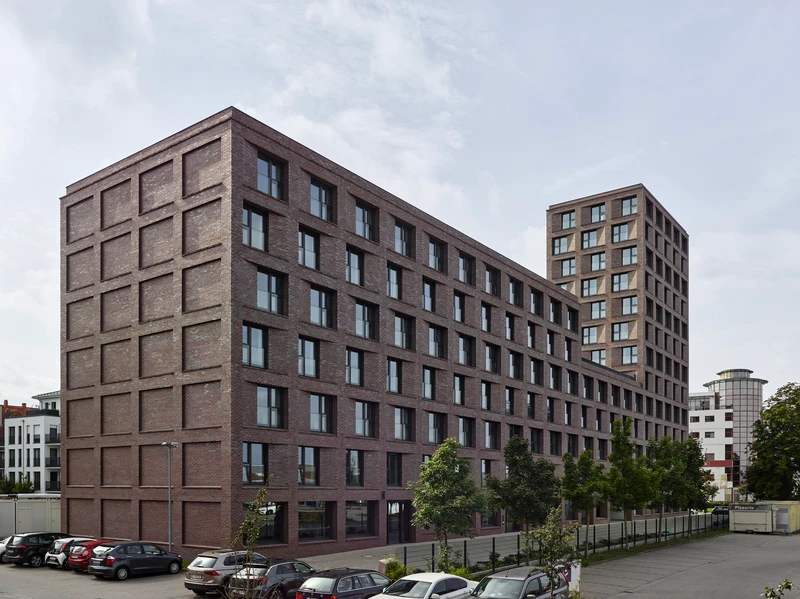
#> input picture Days/OpenCV_Images/day19.png, 800 x 599 px
$ python Day19.py
#> lines starting #> are read from the running program, lines starting #| are printed output that depends on the picture
import cv2 as cv
import numpy as np

img = cv.imread(r"day19.png")
#> img is the input picture: shape (599, 800, 3); mean B, G, R 137.7, 134.4, 135.7
#cv.imshow("Image", img)

gray = cv.cvtColor(img , cv.COLOR_BGR2GRAY)
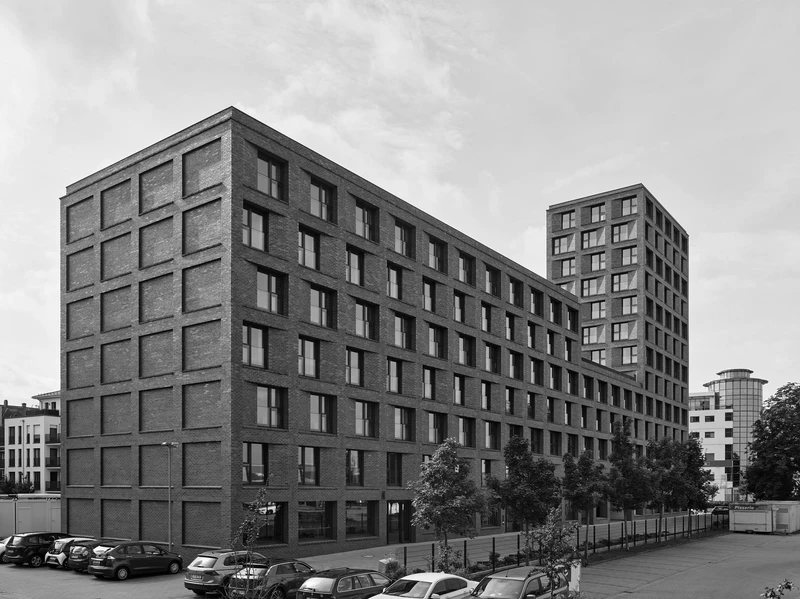
#> gray: shape (599, 800); min 0, max 255, mean 135.2
cv.imshow("Gray", gray)

# Laplacian Method
'''
lap = cv.Laplacian(gray, cv.CV_64F)
lap = np.uint8(np.absolute(lap))
cv.imshow("Laplacian", lap)
'''

# Sobel Method
'''
sobel_x = cv.Sobel(gray, cv.CV_64F, 1, 0)
sobel_y = cv.Sobel(gray, cv.CV_64F, 0, 1)
# cv.imshow("Sobel X", sobel_x)
# cv.imshow("Sobel Y", sobel_y)

combined_sobel = cv.bitwise_or(sobel_x, sobel_y)
combined_sobel = np.uint8(np.absolute(combined_sobel))
cv.imshow("COmbined_sobel", combined_sobel)
'''

# Canny Method
'''
edges = cv.Canny(gray, threshold1 = 50 , threshold2 = 300)
cv.imshow("Canny_Image", edges)
'''

cv.waitKey(0)

$ run again, with Days/OpenCV_Images/red.png copied over Days/OpenCV_Images/day19.png
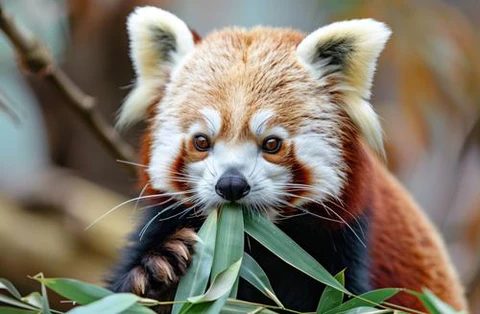
#> input picture Days/OpenCV_Images/red.png, 480 x 314 px
#> img is the input picture: shape (314, 480, 3); mean B, G, R 104, 118.7, 128
#> `gray = cv.cvtColor(img , cv.COLOR_BGR2GRAY)`:
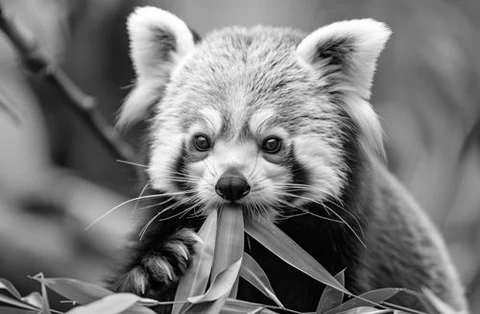
#> gray: shape (314, 480); min 0, max 255, mean 119.8

$ run again, with Days/OpenCV_Images/img1.jpg saved as Days/OpenCV_Images/day19.png
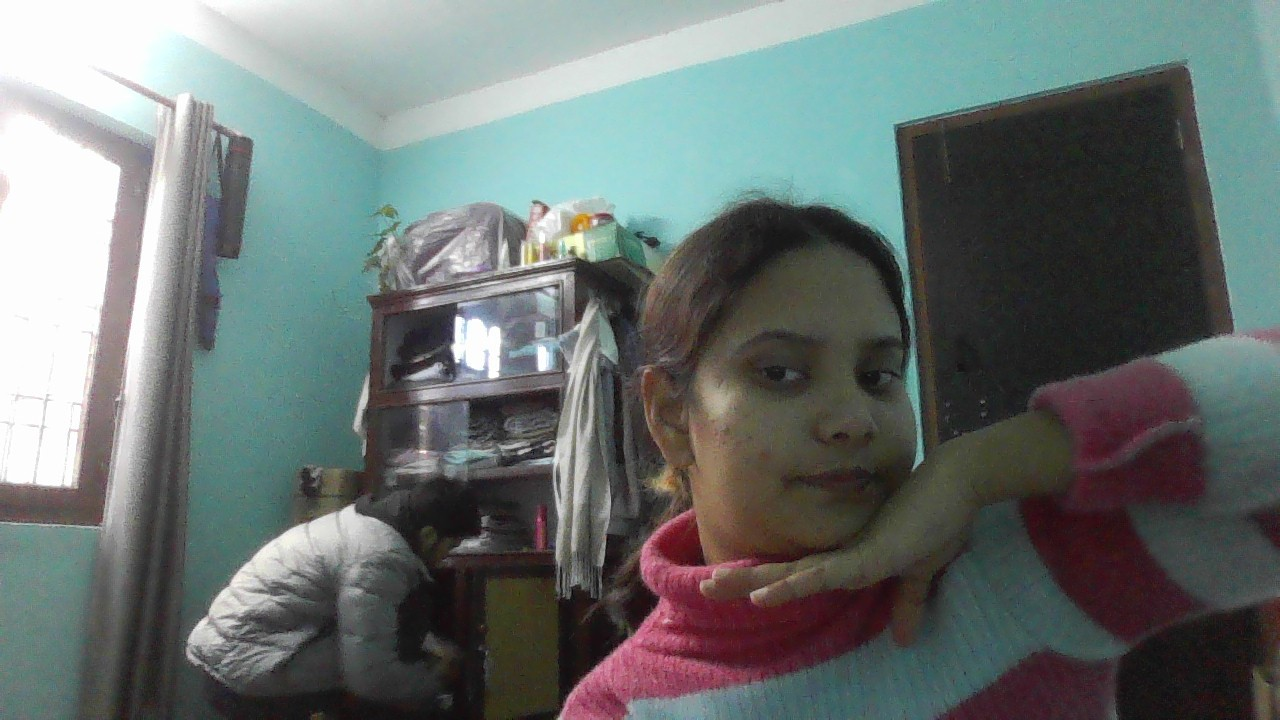
#> input picture Days/OpenCV_Images/img1.jpg, 1280 x 720 px
#> img is the input picture: shape (720, 1280, 3); mean B, G, R 112.6, 114.5, 105.9
#> `gray = cv.cvtColor(img , cv.COLOR_BGR2GRAY)`:
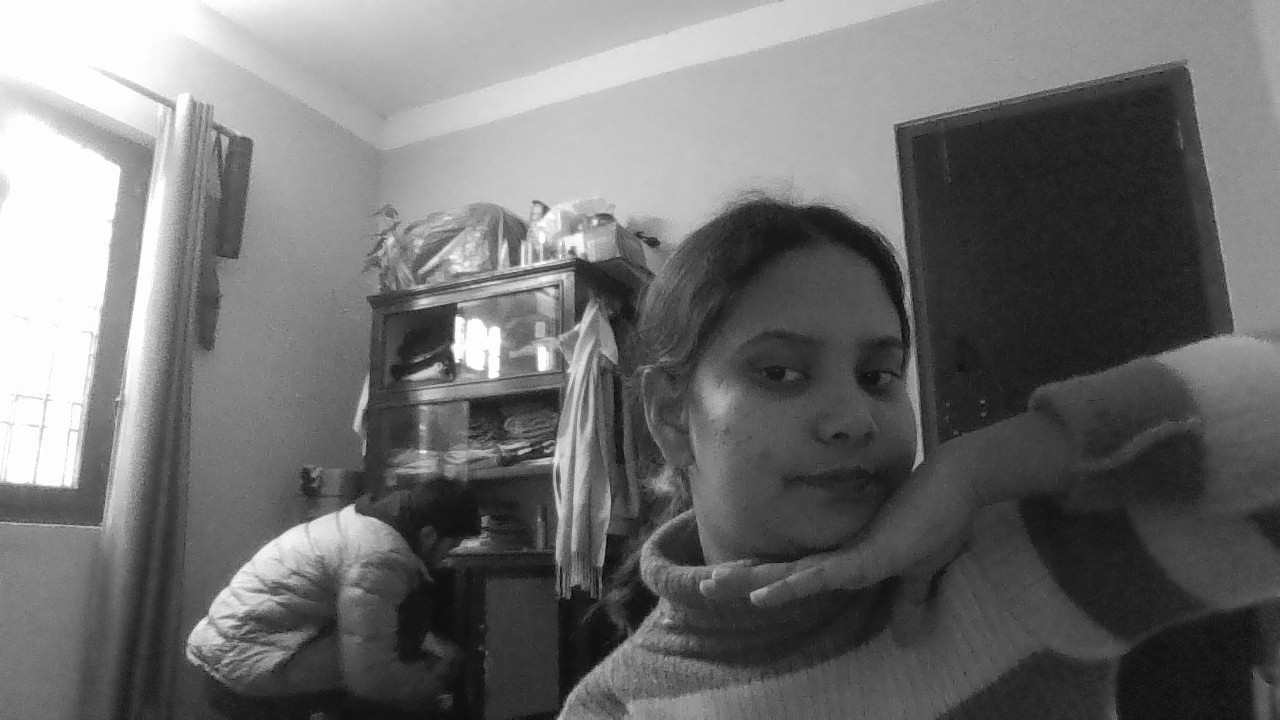
#> gray: shape (720, 1280); min 3, max 255, mean 111.7

$ run again, with Days/OpenCV_Images/img3.jpg saved as Days/OpenCV_Images/day19.png
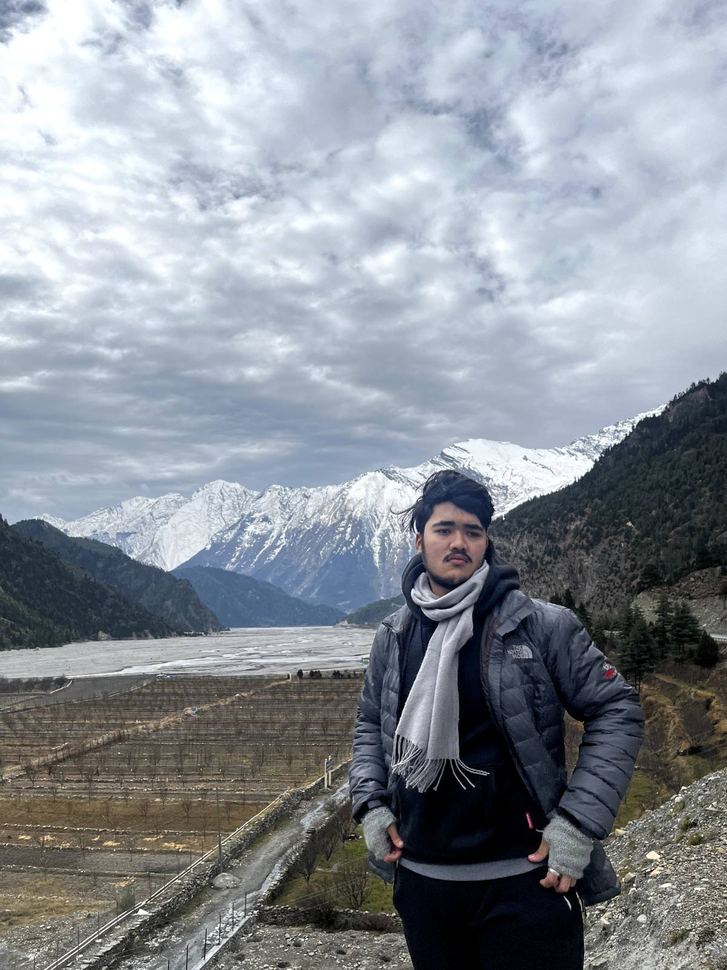
#> input picture Days/OpenCV_Images/img3.jpg, 727 x 970 px, shrunk from 1200 x 1600 before the run
#> img is the input picture: shape (970, 727, 3); mean B, G, R 152.4, 144.6, 138.2
#> `gray = cv.cvtColor(img , cv.COLOR_BGR2GRAY)`:
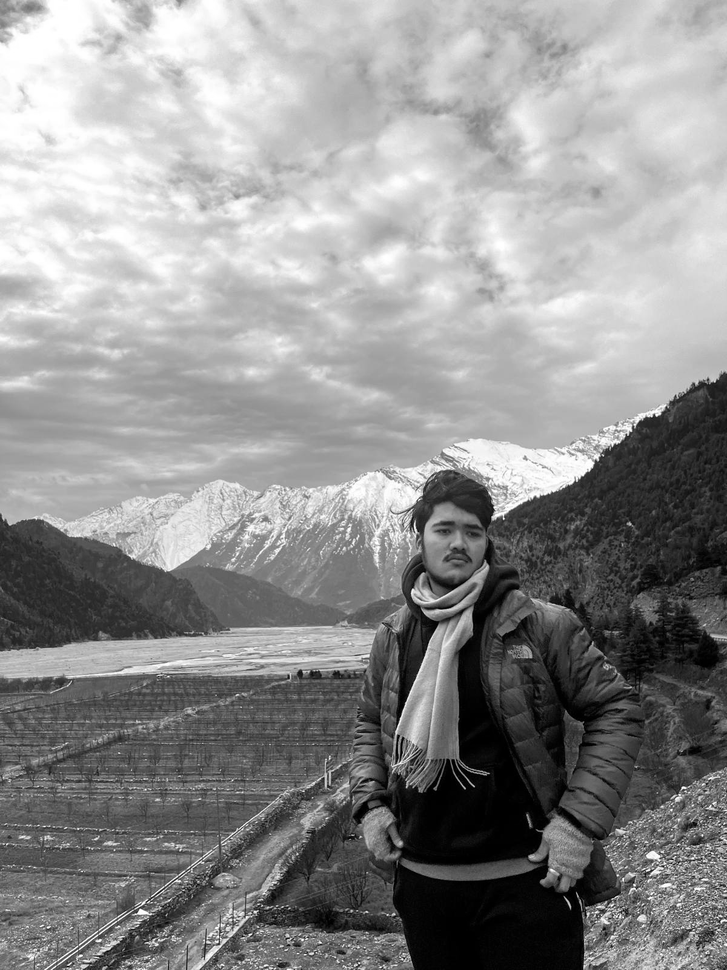
#> gray: shape (970, 727); min 0, max 255, mean 143.5
